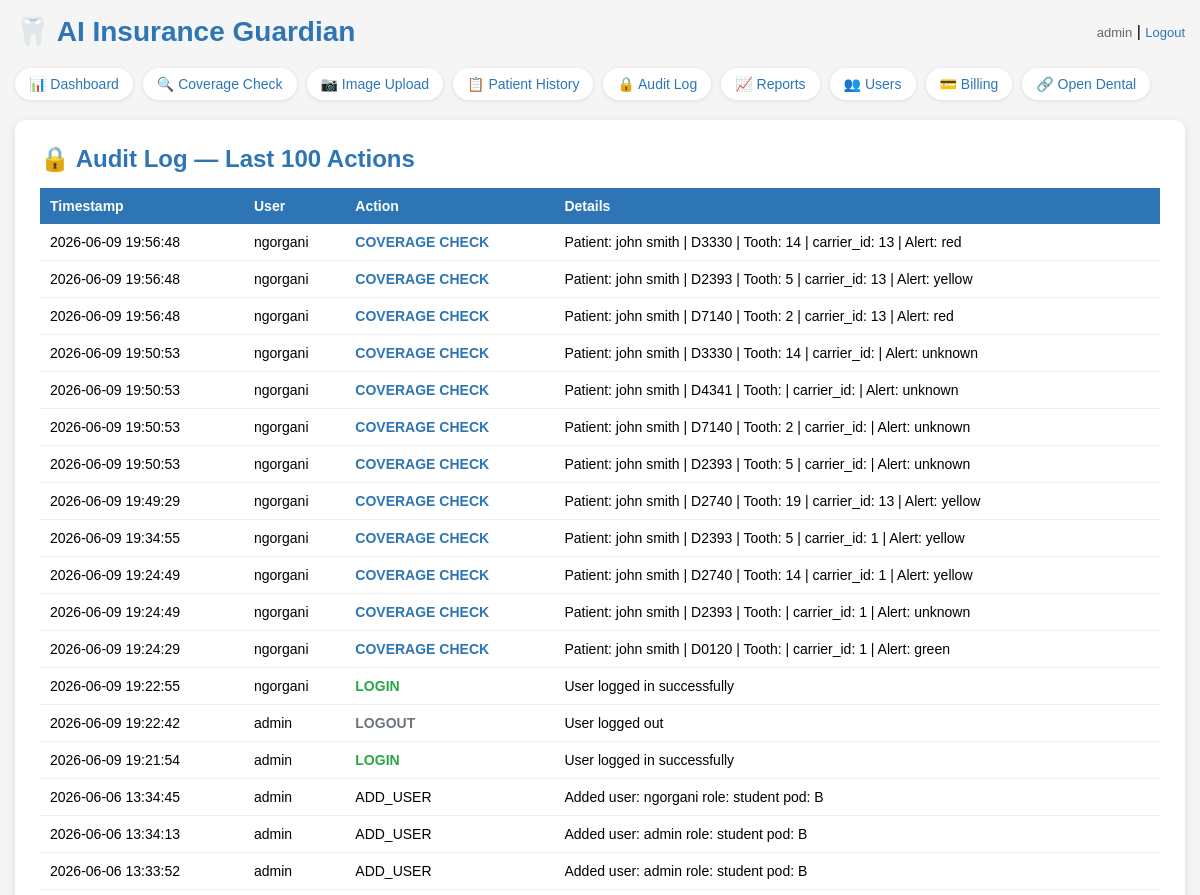
/audit (signed in, upper part), run on an earlier commit of the app's database.
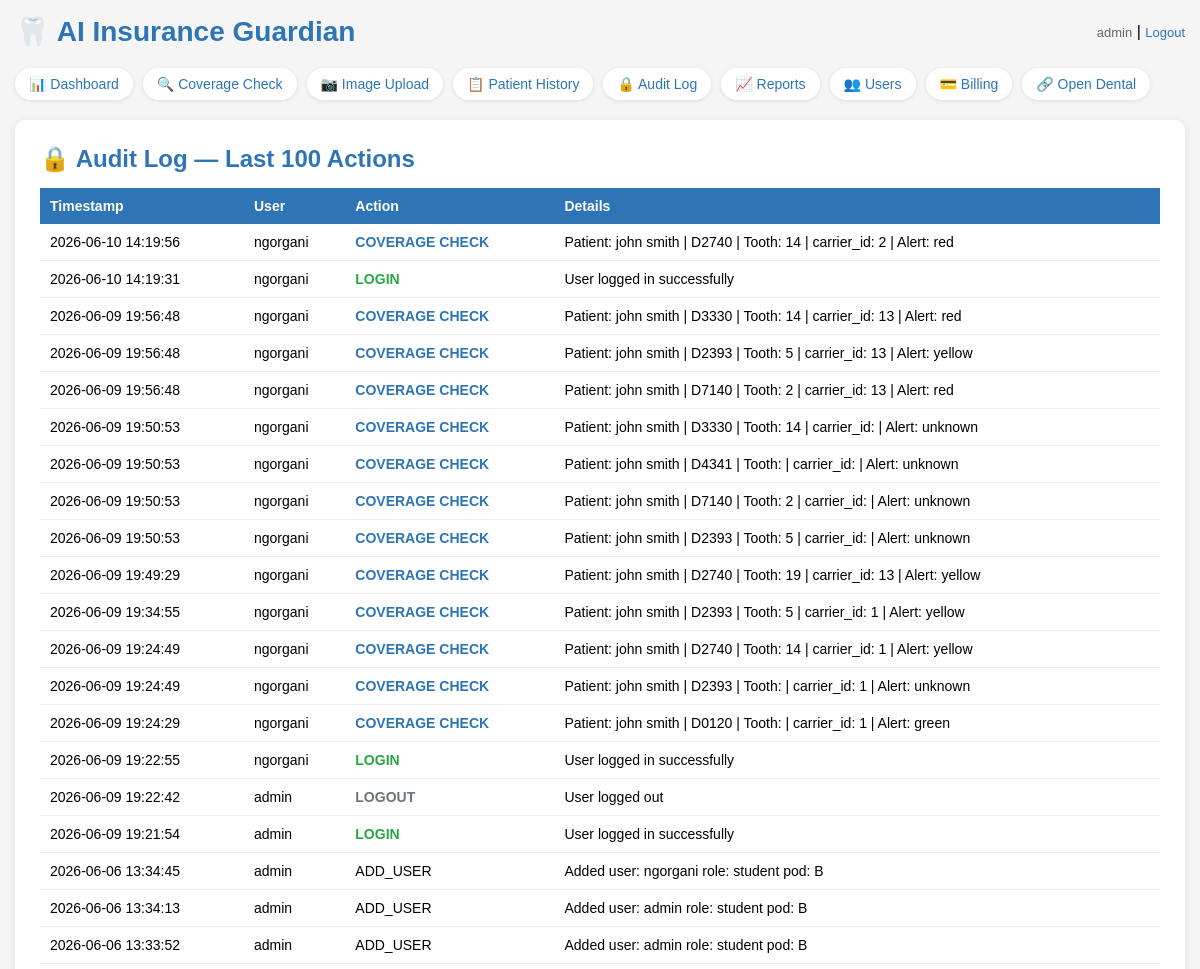
And on a later commit of the database.
### tables this page shows
CREATE TABLE audit_log (id INTEGER PRIMARY KEY, username TEXT, action TEXT, details TEXT, timestamp TEXT);

### app.py (the view)
@app.route("/audit")
@login_required
def audit():
    conn = get_db()
    cursor = conn.cursor()
    cursor.execute("SELECT * FROM audit_log ORDER BY timestamp DESC LIMIT 100")
    records = cursor.fetchall()
    conn.close()
    return render_template("audit.html", records=records)

### app.py (called while the page is built)
def get_db():
    conn = sqlite3.connect("insurance_guardian.db")
    conn.row_factory = sqlite3.Row
    return conn

@login_manager.user_loader
def load_user(user_id):
    conn = get_db()
    cursor = conn.cursor()
    cursor.execute("SELECT id, username, role, pod, year_level, full_name FROM users WHERE id = ?", (user_id,))
    row = cursor.fetchone()
    conn.close()
    if row:
        return User(row[0], row[1], row[2], row[3], row[4], row[5])
    return None

### templates/audit.html (shortened to what this page needs)
<!DOCTYPE html>
<html>
<head>
</head>
<body>
    <div class="header">
        <h1>🦷 AI Insurance Guardian</h1>
        <div>
            <span class="user-info">{{ current_user.username }}</span> |
            <a href="/logout" class="logout">Logout</a>
        </div>
    </div>
    <div class="nav">
        <a href="/dashboard" class="active">📊 Dashboard</a>
        <a href="/">🔍 Coverage Check</a>
        <a href="/upload">📷 Image Upload</a>
        <a href="/history">📋 Patient History</a>
        <a href="/audit">🔒 Audit Log</a>
        <a href="/reports">📈 Reports</a>
        <a href="/users">👥 Users</a>
        <a href="/billing">💳 Billing</a>
        <a href="/opendental">🔗 Open Dental</a>
    </div>
    <div class="results-box">
        <h2>🔒 Audit Log — Last 100 Actions</h2>
        <table>
            <tr>
                <th>Timestamp</th>
                <th>User</th>
                <th>Action</th>
                <th>Details</th>
            </tr>
            {% for record in records %}
            <tr>
                <td>{{ record[4] }}</td>
                <td>{{ record[1] }}</td>
                <td>
                    {% if record[2] == 'LOGIN' %}<span class="action-login">LOGIN</span>
                    {% elif record[2] == 'LOGOUT' %}<span class="action-logout">LOGOUT</span>
                    {% elif record[2] == 'COVERAGE_CHECK' %}<span class="action-check">COVERAGE CHECK</span>
                    {% elif record[2] == 'FAILED_LOGIN' %}<span class="action-failed">FAILED LOGIN</span>
                    {% else %}{{ record[2] }}{% endif %}
                </td>
                <td>{{ record[3] }}</td>
            </tr>
            {% endfor %}
        </table>
    </div>
</body>
</html>

What changed in the data, as far as the page shows it:
added audit_log: timestamp "2026-06-10 14:19:56", username "ngorgani", action "COVERAGE CHECK", details "Patient: john smith | D2740 | Tooth: 14 | carrier_id: 2 | Alert: red"
added audit_log: timestamp "2026-06-10 14:19:31", username "ngorgani", action "LOGIN", details "User logged in successfully"
